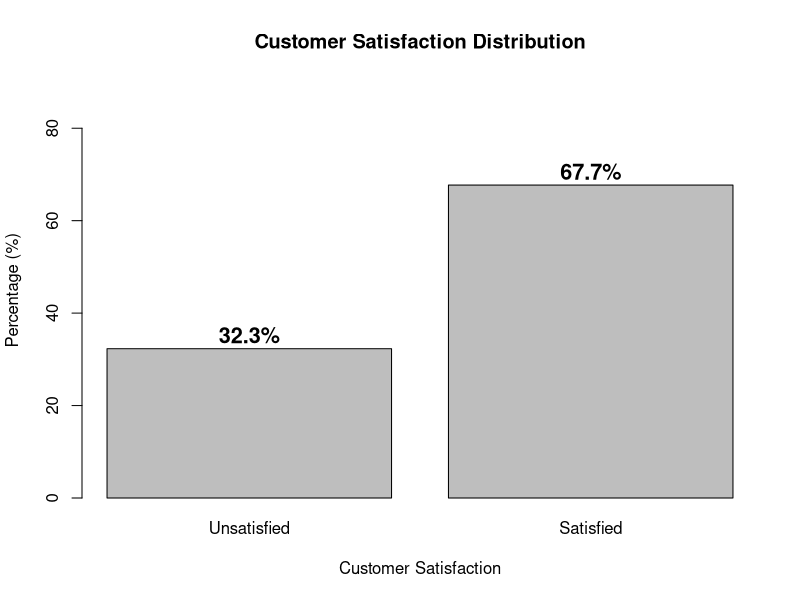
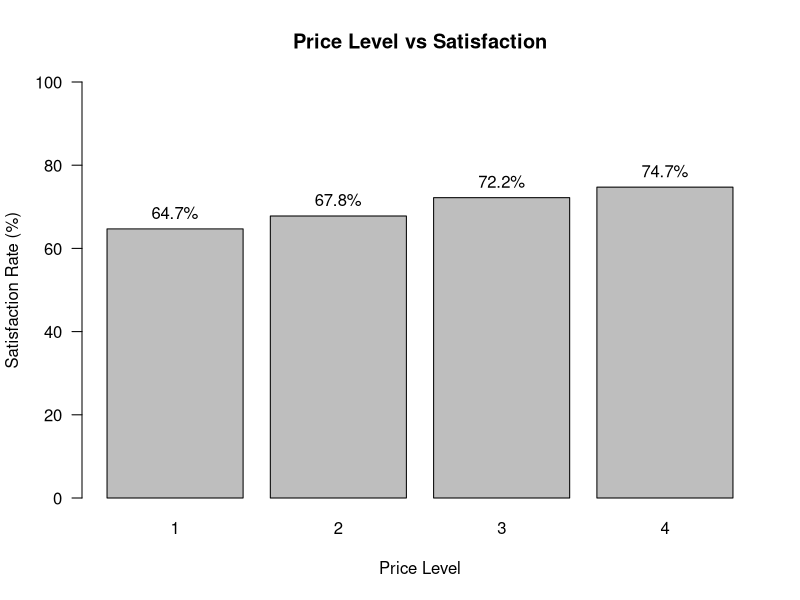
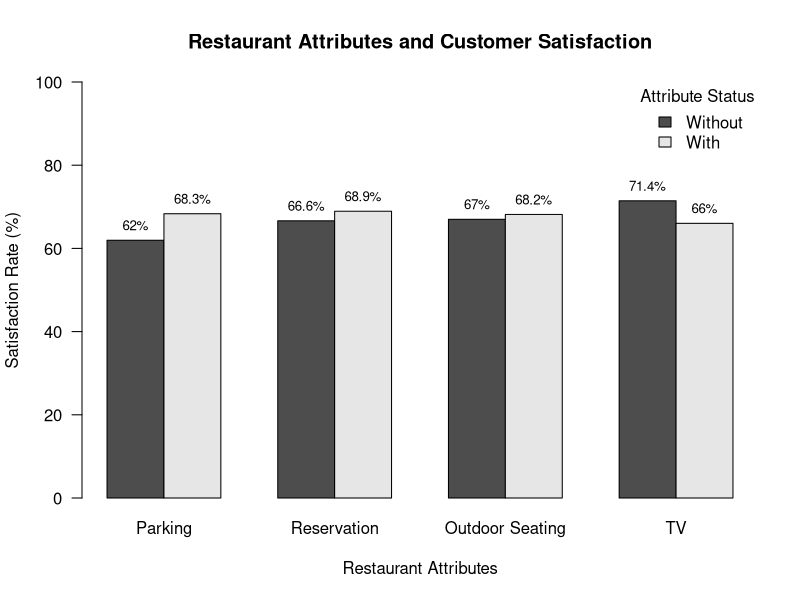
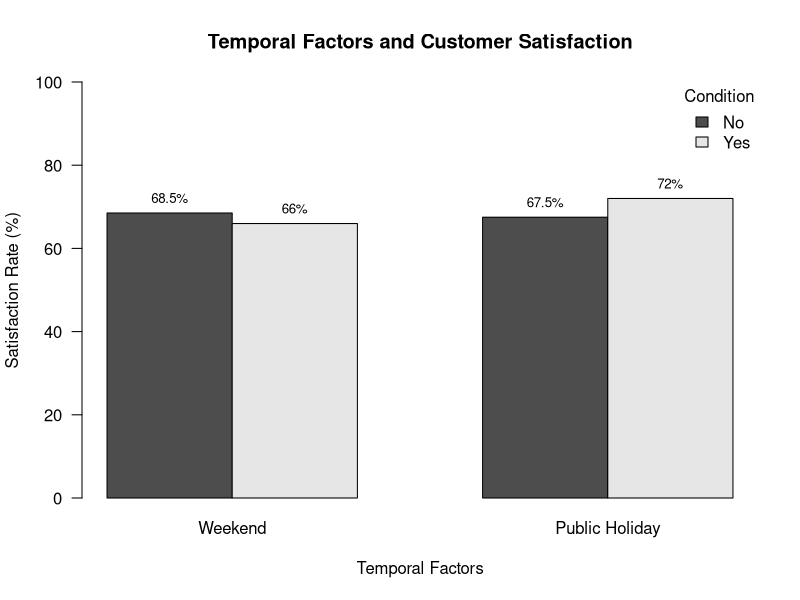
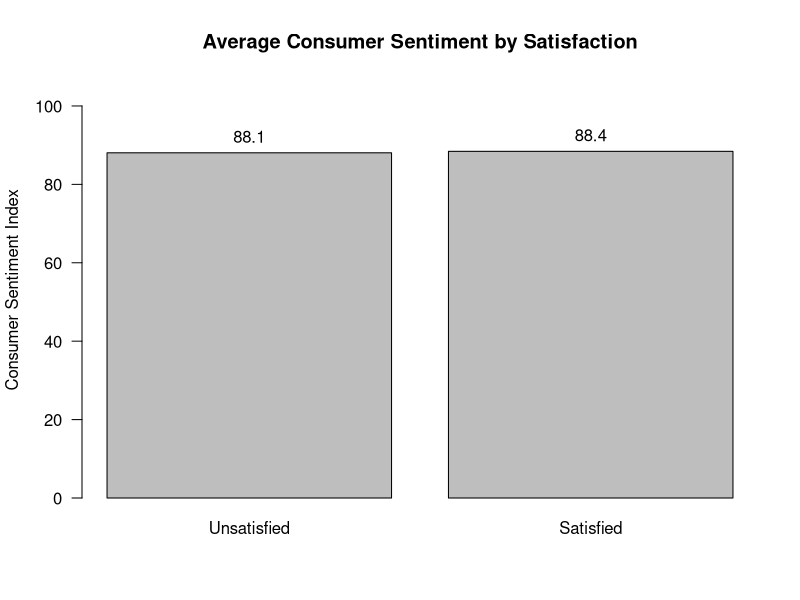
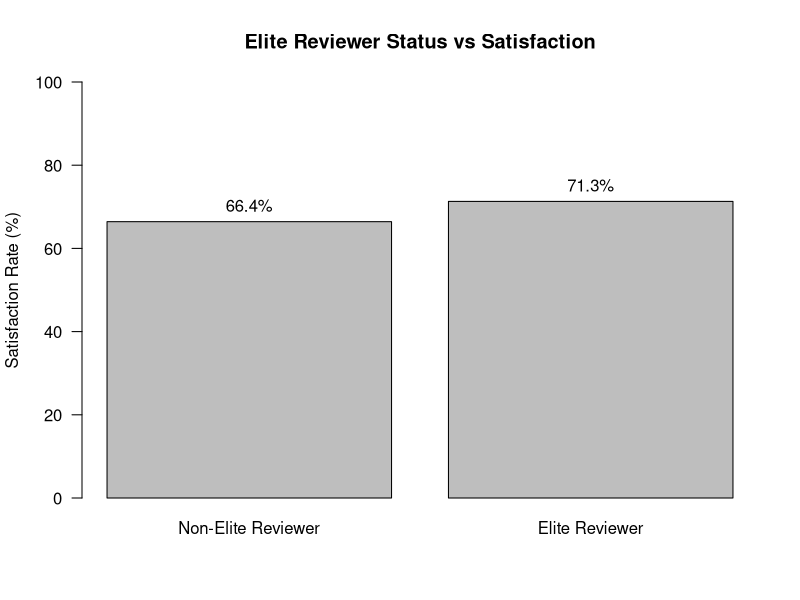
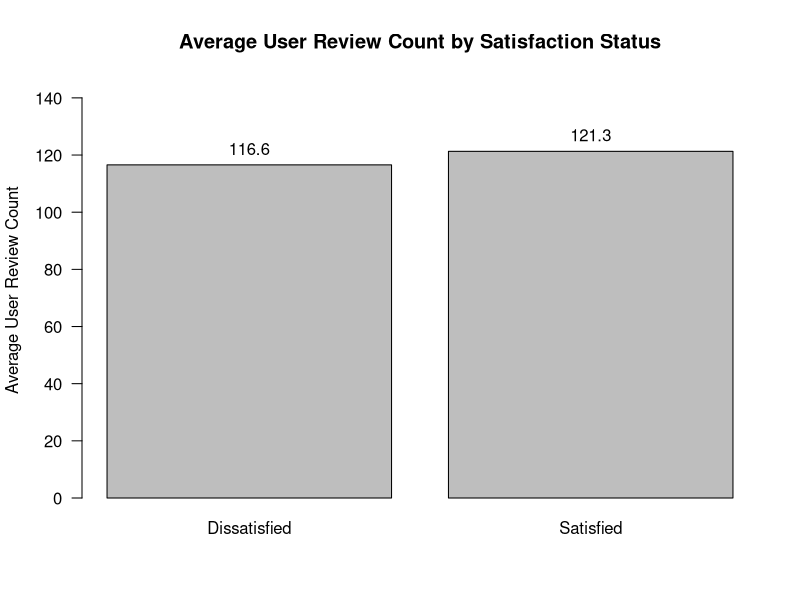
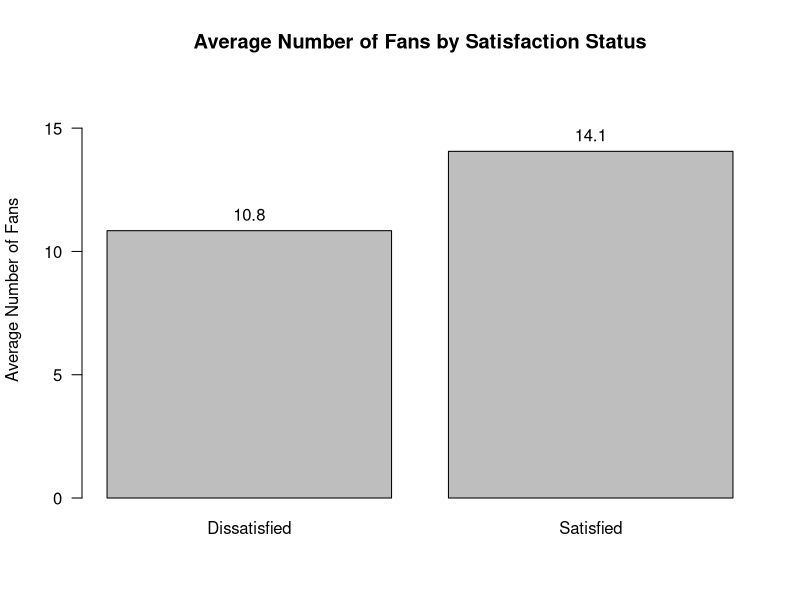

R code for these plots, in order:
# ============================================================
# DATA SCIENCE AND MARKETING ANALYTICS
# Yelp Customer Satisfaction Analysis
# Author: Jose
# Purpose: Load prepared Yelp dataset and run initial analysis
# ============================================================


# ============================================================
# 1. LOAD DATA
# ============================================================

data <- read.csv("yelp_v5_holiday_sentiment.csv")


# ============================================================
# 2. FIRST DATA CHECK
# ============================================================

# Show first rows
head(data)

# Show structure: variables, data types, number of observations
str(data)

# Summary statistics
summary(data)

# ============================================================
# 3. SUMMARY STATISTICS TABLE
# ============================================================

summary_table <- data.frame(
  Variable = names(data),
  Mean = sapply(data, mean),
  SD = sapply(data, sd),
  Min = sapply(data, min),
  Max = sapply(data, max)
)

summary_table

# ============================================================
# 4. CHECK DEPENDENT VARIABLE: CUSTOMER SATISFACTION
# satisfied = 1 if review_stars >= 4
# satisfied = 0 if review_stars < 4
# ============================================================

# Count satisfied vs not satisfied
table(data$satisfied)

# Percentage satisfied vs not satisfied
prop.table(table(data$satisfied))


# ============================================================
# 5. CLEAN / FIX VARIABLE TYPES
# ============================================================

# Convert business_price from character to numeric
# Warning about NA is okay because missing/None values become NA
data$business_price <- as.numeric(data$business_price)

# Check if conversion worked
str(data$business_price)


# ============================================================
# 6. CHECK MISSING VALUES
# ============================================================

# Count missing values in business_price
sum(is.na(data$business_price))

# Distribution of price levels, including missing values
table(data$business_price, useNA = "always")


# ============================================================
# 7. INITIAL BUSINESS INSIGHT: PRICE VS SATISFACTION
# ============================================================

# Average satisfaction rate by price level
aggregate(
  satisfied ~ business_price,
  data = data,
  mean
)

# ============================================================
# 8. INITIAL BUSINESS INSIGHT: RESTAURANT ATTRIBUTES
# ============================================================

# Satisfaction by parking availability
aggregate(
  satisfied ~ has_parking,
  data = data,
  mean
)

# Satisfaction by reservation availability
aggregate(
  satisfied ~ takes_reservations,
  data = data,
  mean
)

# Satisfaction by outdoor seating
aggregate(
  satisfied ~ outdoor_seating,
  data = data,
  mean
)

# Satisfaction by TV availability
aggregate(
  satisfied ~ has_tv,
  data = data,
  mean
)

# ============================================================
# 9. INITIAL BUSINESS INSIGHT: REVIEWER CREDIBILITY
# ============================================================

# Satisfaction by elite user status
aggregate(
  satisfied ~ user_is_elite,
  data = data,
  mean
)

# Average user review count by satisfaction
aggregate(
  user_review_count ~ satisfied,
  data = data,
  mean
)

# Average user fans by satisfaction
aggregate(
  user_fans ~ satisfied,
  data = data,
  mean
)


# ============================================================
# 10. INITIAL BUSINESS INSIGHT: WEEKEND EFFECT
# ============================================================

# Satisfaction by weekend vs weekday
aggregate(
  satisfied ~ weekend,
  data = data,
  mean
)

# ============================================================
# 11. EXTERNAL DATA INSIGHT: PUBLIC HOLIDAY
# ============================================================

aggregate(
  satisfied ~ is_holiday,
  data = data,
  mean
)

# ============================================================
# 12. EXTERNAL DATA INSIGHT: CONSUMER SENTIMENT
# ============================================================

cor(
  data$satisfied,
  data$consumer_sentiment,
  use = "complete.obs"
)
aggregate(
  consumer_sentiment ~ satisfied,
  data = data,
  mean
)

# ============================================================
# 13. DATA VISUALIZATION
# ============================================================

# ============================================================
# Customer Satisfaction Distribution
# ============================================================

satisfaction_count <- table(data$satisfied)

satisfaction_pct <- round(
  prop.table(satisfaction_count) * 100,
  1
)

bp <- barplot(
  satisfaction_pct,
  names.arg = c("Unsatisfied", "Satisfied"),
  main = "Customer Satisfaction Distribution",
  xlab = "Customer Satisfaction",
  ylab = "Percentage (%)",
  ylim = c(0, 90)
)

print(bp)

text(
  x = bp,
  y = satisfaction_pct + 3,
  labels = paste0(satisfaction_pct, "%"),
  cex = 1.3,
  font = 2
)

# ------------------------------------------------------------
# Price Level vs Satisfaction
# ------------------------------------------------------------

price_sat <- aggregate(
  satisfied ~ business_price,
  data = data,
  mean
)

price_sat$satisfied_pct <- price_sat$satisfied * 100

bp <- barplot(
  price_sat$satisfied_pct,
  names.arg = price_sat$business_price,
  main = "Price Level vs Satisfaction",
  xlab = "Price Level",
  ylab = "Satisfaction Rate (%)",
  ylim = c(0, 100),
  las = 1
)

text(
  x = bp,
  y = price_sat$satisfied_pct,
  labels = paste0(round(price_sat$satisfied_pct, 1), "%"),
  pos = 3
)


# ------------------------------------------------------------
# Restaurant Attributes vs Satisfaction
# Unified Grouped Bar Chart
# ------------------------------------------------------------

# Function to calculate satisfaction percentage for 0 and 1
get_sat_pct <- function(variable) {
  result <- tapply(data$satisfied, data[[variable]], mean, na.rm = TRUE) * 100
  
  # Make sure order is always 0 then 1
  result <- result[c("0", "1")]
  
  return(result)
}

# Calculate satisfaction rate for each restaurant attribute
parking_pct <- get_sat_pct("has_parking")
reservation_pct <- get_sat_pct("takes_reservations")
outdoor_pct <- get_sat_pct("outdoor_seating")
tv_pct <- get_sat_pct("has_tv")

# Combine into one matrix
attribute_matrix <- cbind(
  Parking = parking_pct,
  Reservation = reservation_pct,
  `Outdoor Seating` = outdoor_pct,
  TV = tv_pct
)

# Rename rows
rownames(attribute_matrix) <- c("Without", "With")

# Create grouped bar chart
bp <- barplot(
  attribute_matrix,
  beside = TRUE,
  main = "Restaurant Attributes and Customer Satisfaction",
  ylab = "Satisfaction Rate (%)",
  xlab = "Restaurant Attributes",
  ylim = c(0, 100),
  las = 1,
  legend.text = rownames(attribute_matrix),
  args.legend = list(
    x = "topright",
    title = "Attribute Status",
    bty = "n"
  )
)

# Add percentage labels above bars
text(
  x = bp,
  y = attribute_matrix,
  labels = paste0(round(attribute_matrix, 1), "%"),
  pos = 3,
  cex = 0.8
)



# ------------------------------------------------------------
# Temporal Factors vs Satisfaction
# Unified Grouped Bar Chart
# ------------------------------------------------------------

# Function to calculate satisfaction percentage for 0 and 1
get_sat_pct <- function(variable) {
  result <- tapply(data$satisfied, data[[variable]], mean, na.rm = TRUE) * 100
  
  # Make sure order is always 0 then 1
  result <- result[c("0", "1")]
  
  return(result)
}

# Calculate satisfaction rate for each temporal factor
weekend_pct <- get_sat_pct("weekend")
holiday_pct <- get_sat_pct("is_holiday")

# Combine into one matrix
temporal_matrix <- cbind(
  Weekend = weekend_pct,
  `Public Holiday` = holiday_pct
)

# Rename rows
rownames(temporal_matrix) <- c("No", "Yes")

# Create grouped bar chart
bp <- barplot(
  temporal_matrix,
  beside = TRUE,
  main = "Temporal Factors and Customer Satisfaction",
  ylab = "Satisfaction Rate (%)",
  xlab = "Temporal Factors",
  ylim = c(0, 100),
  las = 1,
  legend.text = rownames(temporal_matrix),
  args.legend = list(
    x = "topright",
    title = "Condition",
    bty = "n"
  )
)

# Add percentage labels above bars
text(
  x = bp,
  y = temporal_matrix,
  labels = paste0(round(temporal_matrix, 1), "%"),
  pos = 3,
  cex = 0.8
)

# ------------------------------------------------------------
# Consumer Sentiment by Satisfaction
# ------------------------------------------------------------

sentiment_sat <- aggregate(
  consumer_sentiment ~ satisfied,
  data = data,
  mean
)

bp <- barplot(
  sentiment_sat$consumer_sentiment,
  names.arg = c("Unsatisfied", "Satisfied"),
  main = "Average Consumer Sentiment by Satisfaction",
  ylab = "Consumer Sentiment Index",
  ylim = c(0, max(sentiment_sat$consumer_sentiment) * 1.2),
  las = 1
)

text(
  x = bp,
  y = sentiment_sat$consumer_sentiment,
  labels = round(sentiment_sat$consumer_sentiment, 1),
  pos = 3
)

# ------------------------------------------------------------
# Elite Reviewer vs Satisfaction
# ------------------------------------------------------------

elite_sat <- aggregate(
  satisfied ~ user_is_elite,
  data = data,
  mean
)

elite_sat$satisfied_pct <- elite_sat$satisfied * 100

bp <- barplot(
  elite_sat$satisfied_pct,
  names.arg = c("Non-Elite Reviewer", "Elite Reviewer"),
  main = "Elite Reviewer Status vs Satisfaction",
  ylab = "Satisfaction Rate (%)",
  ylim = c(0, 100),
  las = 1
)

text(
  x = bp,
  y = elite_sat$satisfied_pct,
  labels = paste0(round(elite_sat$satisfied_pct, 1), "%"),
  pos = 3
)
# ------------------------------------------------------------
# Satisfaction Status vs Average User Review Count
# ------------------------------------------------------------

review_count_sat <- aggregate(
  user_review_count ~ satisfied,
  data = data,
  mean
)

bp <- barplot(
  review_count_sat$user_review_count,
  names.arg = c("Dissatisfied", "Satisfied"),
  main = "Average User Review Count by Satisfaction Status",
  ylab = "Average User Review Count",
  ylim = c(0, max(review_count_sat$user_review_count) * 1.2),
  las = 1
)

text(
  x = bp,
  y = review_count_sat$user_review_count,
  labels = round(review_count_sat$user_review_count, 1),
  pos = 3
)

# ------------------------------------------------------------
# Satisfaction Status vs Average Number of Fans
# ------------------------------------------------------------

fans_sat <- aggregate(
  user_fans ~ satisfied,
  data = data,
  mean
)

bp <- barplot(
  fans_sat$user_fans,
  names.arg = c("Dissatisfied", "Satisfied"),
  main = "Average Number of Fans by Satisfaction Status",
  ylab = "Average Number of Fans",
  ylim = c(0, max(fans_sat$user_fans) * 1.2),
  las = 1
)

text(
  x = bp,
  y = fans_sat$user_fans,
  labels = round(fans_sat$user_fans, 1),
  pos = 3
)
# ============================================================
# 15. CORRELATION HEATMAP
# ============================================================

library(corrplot)

cor_data <- data[, c(
  "satisfied",
  "business_price",
  "business_review_count",
  "has_parking",
  "takes_reservations",
  "outdoor_seating",
  "has_tv",
  "user_review_count",
  "user_average_stars",
  "user_fans",
  "user_is_elite",
  "review_length",
  "useful",
  "funny",
  "cool",
  "weekend",
  "is_holiday",
  "consumer_sentiment"
)]

cor_matrix <- cor(
  cor_data,
  use = "pairwise.complete.obs"
)

corrplot(
  cor_matrix,
  method = "color",
  type = "upper",
  addCoef.col = "black",
  number.cex = 0.5,
  tl.cex = 0.6,
  tl.col = "black",
  tl.srt = 45,
  title = "Correlation Matrix of Model Variables",
  mar = c(0,0,2,0)
)

# ============================================================
# APPENDIX VARIABLE DESCRIPTION TABLE - CSV / EXCEL EXPORT
# ============================================================

library(dplyr)
library(purrr)
library(writexl)

#make sure business_price is numeric
data$business_price <- as.numeric(as.character(data$business_price))

# Variables to include in appendix
appendix_vars <- c(
  "review_month",
  "review_id",
  "business_id",
  "user_id",
  "review_stars",
  "satisfied",
  "review_date",
  "review_length",
  "useful",
  "funny",
  "cool",
  "business_name",
  "city",
  "state",
  "latitude",
  "longitude",
  "business_review_count",
  "is_open",
  "categories",
  "business_price",
  "has_parking",
  "takes_reservations",
  "outdoor_seating",
  "has_tv",
  "user_review_count",
  "user_average_stars",
  "user_fans",
  "user_is_elite",
  "review_day_of_week",
  "weekend",
  "is_holiday",
  "consumer_sentiment"
)

# Variable descriptions
variable_description <- c(
  review_month = "Month of the review, used to merge monthly consumer sentiment data",
  review_id = "Unique identifier of each review",
  business_id = "Unique identifier of each restaurant/business",
  user_id = "Unique identifier of each Yelp user",
  review_stars = "Star rating given by the reviewer (1–5)",
  satisfied = "Customer satisfaction indicator (1 = review stars ≥ 4, 0 = otherwise)",
  review_date = "Date when the review was posted",
  review_length = "Length of the review text measured by number of characters",
  useful = "Number of useful votes received by the review",
  funny = "Number of funny votes received by the review",
  cool = "Number of cool votes received by the review",
  business_name = "Name of the restaurant/business",
  city = "City where the restaurant is located",
  state = "State where the restaurant is located",
  latitude = "Geographic latitude of the restaurant",
  longitude = "Geographic longitude of the restaurant",
  business_review_count = "Total number of reviews received by the restaurant",
  is_open = "Indicates whether the restaurant is currently operating",
  categories = "Restaurant category and cuisine classification",
  business_price = "Restaurant price level (1 = cheapest, 4 = most expensive)",
  has_parking = "Parking availability indicator (1 = yes, 0 = no)",
  takes_reservations = "Reservation availability indicator (1 = yes, 0 = no)",
  outdoor_seating = "Outdoor seating availability indicator (1 = yes, 0 = no)",
  has_tv = "Television availability indicator (1 = yes, 0 = no)",
  user_review_count = "Total number of reviews written by the user",
  user_average_stars = "Average rating given by the user across all reviews",
  user_fans = "Number of Yelp fans/followers of the user",
  user_is_elite = "Yelp Elite status indicator (1 = elite user, 0 = non-elite user)",
  review_day_of_week = "Day of the week when the review was posted",
  weekend = "Weekend indicator (1 = weekend, 0 = weekday)",
  is_holiday = "Public holiday indicator (1 = public holiday, 0 = non-holiday)",
  consumer_sentiment = "Monthly consumer sentiment score from the University of Michigan Consumer Sentiment Index"
)

# Keep only variables that exist in your dataset
appendix_vars <- appendix_vars[appendix_vars %in% names(data)]

# Function to safely calculate numeric statistics
safe_stat <- function(x, fun) {
  if (is.numeric(x) || is.integer(x)) {
    return(round(fun(x, na.rm = TRUE), 2))
  } else {
    return(NA)
  }
}

# Create appendix table
appendix_table <- map_dfr(appendix_vars, function(var) {
  
  x <- data[[var]]
  
  tibble(
    Variable = var,
    Data_Type = class(x)[1],
    Mean = safe_stat(x, mean),
    SD = safe_stat(x, sd),
    Min = safe_stat(x, min),
    Max = safe_stat(x, max),
    Description = variable_description[var]
  )
})

# Replace NA with blank for cleaner output
appendix_table_clean <- appendix_table %>%
  mutate(across(everything(), ~ ifelse(is.na(.), "", as.character(.))))

# View table in R
View(appendix_table_clean)

# Export to CSV
write.csv(
  appendix_table_clean,
  "appendix_variable_table.csv",
  row.names = FALSE
)

# Export to Excel
write_xlsx(
  appendix_table_clean,
  "appendix_variable_table.xlsx"
)
